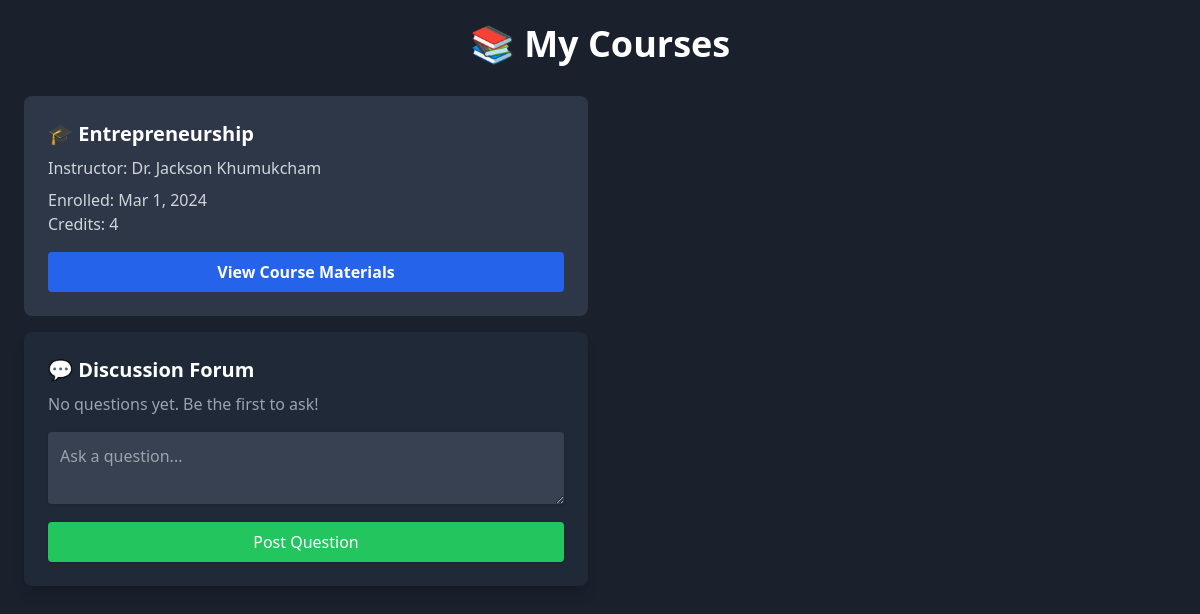
Page /dashboard/my_courses.php (signed in) on the earlier database version.
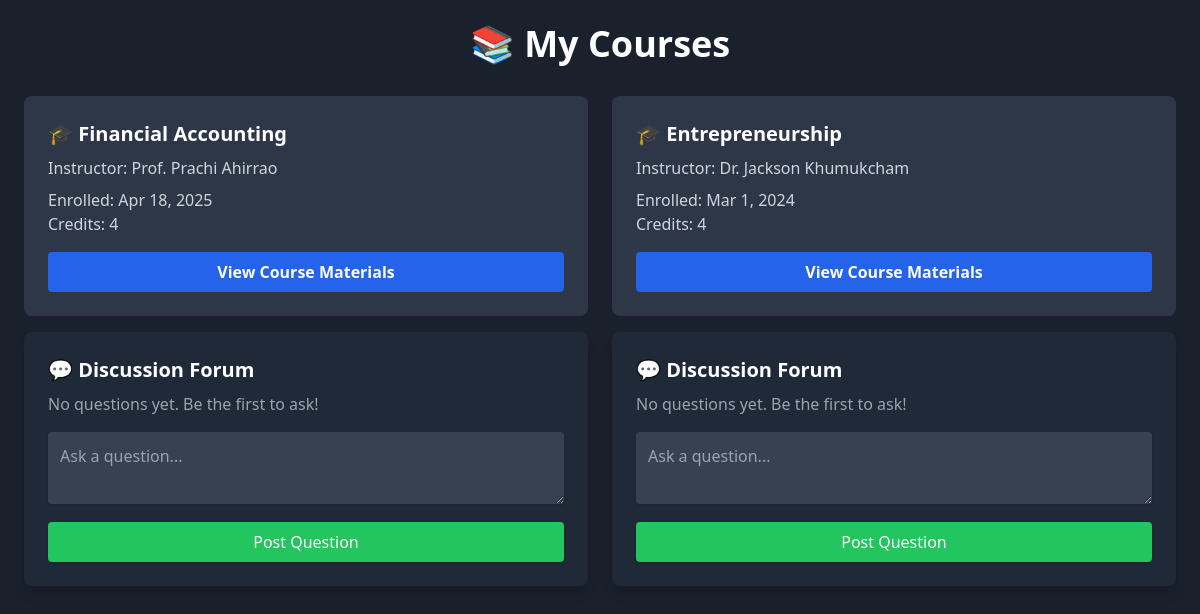
Same page on the later database version.
### tables this page shows
CREATE TABLE IF NOT EXISTS `enrollment` (
  `Entollment_Date` date DEFAULT NULL,
  `Status` tinyint(1) DEFAULT NULL,
  `Course_ID` varchar(20) DEFAULT NULL,
  `Student_ID` int DEFAULT NULL,
  KEY `Student_ID` (`Student_ID`),
  KEY `enrollment_ibfk_1` (`Course_ID`)
);

CREATE TABLE IF NOT EXISTS `elective_course` (
  `Course_ID` varchar(50) NOT NULL,
  `Elective_Name` varchar(100) DEFAULT NULL,
  `Credits` int DEFAULT NULL,
  `Department_ID` int DEFAULT NULL,
  `assigned_teacher` int DEFAULT NULL,
  PRIMARY KEY (`Course_ID`),
  KEY `Department_ID` (`Department_ID`),
  KEY `fk_assigned_teacher` (`assigned_teacher`)
);

CREATE TABLE IF NOT EXISTS `teacher` (
  `teacher_id` int NOT NULL,
  `teacher_Name` varchar(50) DEFAULT NULL,
  `Email` varchar(50) DEFAULT NULL,
  `Password_hash` varchar(100) NOT NULL DEFAULT 'Test@123',
  PRIMARY KEY (`teacher_id`)
);

### dashboard/my_courses.php (the view, shortened to what this page needs)
<?php
require '../db.php';
$stmt = $conn->prepare("
    SELECT
        ec.Course_ID,
        ec.Elective_Name,
        t.teacher_Name,
        e.Entollment_Date,
        ec.Credits
    FROM enrollment e
    JOIN elective_course ec ON e.Course_ID = ec.Course_ID
    LEFT JOIN course_professor cp ON ec.Course_ID = cp.Course_ID
    LEFT JOIN teacher t ON cp.Professor_ID = t.teacher_id
    WHERE e.Student_ID = ?
    ORDER BY e.Entollment_Date DESC
");
$stmt->bind_param("s", $_SESSION['loginUser']);
$stmt->execute();
$enrolledCourses = $stmt->get_result();
$questions = [];
if ($enrolledCourses->num_rows > 0) {
    while ($course = $enrolledCourses->fetch_assoc()) {
        $stmt = $conn->prepare("
            SELECT q.*, s.Name AS student_name
            FROM questions q
            JOIN student s ON q.student_id = s.Student_ID
            WHERE q.course_id = ?
            ORDER BY q.created_at DESC
        ");
        $stmt->bind_param("i", $course['Course_ID']);
        $stmt->execute();
        $questions[$course['Course_ID']] = $stmt->get_result()->fetch_all(MYSQLI_ASSOC);
    }
    $enrolledCourses->data_seek(0);
}
?>
<!DOCTYPE html>
<html lang="en">
<head>
    <script src="https://cdn.tailwindcss.com"></script>
</head>
<body class="p-6">
    <div class="container mx-auto max-w-6xl">
        <h2 class="text-4xl font-bold mb-8 text-center text-white">📚 My Courses</h2>
        <div class="grid grid-cols-1 md:grid-cols-2 gap-6">
            <?php if ($enrolledCourses->num_rows > 0): ?>
                <?php while($course = $enrolledCourses->fetch_assoc()): ?>
                    <div class="space-y-4">
                        <div class="card transform hover:scale-105 transition duration-300">
                            <h3 class="text-xl font-semibold mb-2">🎓 <?= htmlspecialchars($course['Elective_Name']) ?></h3>
                            <p class="text-gray-300">Instructor: <?= htmlspecialchars($course['teacher_Name'] ?? 'To be announced') ?></p>
                            <p class="text-gray-300 mt-2">Enrolled: <?= date('M j, Y', strtotime($course['Entollment_Date'])) ?></p>
                            <p class="text-gray-300">Credits: <?= $course['Credits'] ?></p>
                            <button class="mt-4 bg-blue-600 hover:bg-blue-700 text-white font-bold py-2 px-4 rounded w-full">
                                View Course Materials
                            </button>
                        </div>
                        <div class="mt-4 bg-gray-800 p-6 rounded-lg shadow-lg">
                            <h3 class="text-white text-xl font-semibold mb-2">💬 Discussion Forum</h3>
                            <?php if (!empty($questions[$course['Course_ID']])): ?>
                                <?php foreach ($questions[$course['Course_ID']] as $q): ?>
                                    <div class="mb-4 p-3 bg-gray-700 rounded">
                                        <p class="text-sm text-gray-300">
                                            <?= htmlspecialchars($q['student_name']) ?> asked on
                                            <?= date('M j, Y g:i a', strtotime($q['created_at'])) ?>
                                        </p>
                                        <p class="text-white mt-1"><?= htmlspecialchars($q['question']) ?></p>
                                    </div>
                                <?php endforeach; ?>
                            <?php else: ?>
                                <p class="text-gray-400">No questions yet. Be the first to ask!</p>
                            <?php endif; ?>
                            <form method="POST" class="mt-4">
                                <textarea name="question" placeholder="Ask a question..."
                                        class="w-full p-3 rounded border-gray-600 shadow bg-gray-700 text-white"
                                        required></textarea>
                                <button type="submit"
                                        class="mt-3 bg-green-500 hover:bg-green-600 text-white px-4 py-2 rounded shadow w-full">
                                    Post Question
                                </button>
                            </form>
                        </div>
                    </div>
                <?php endwhile; ?>
            <?php endif; ?>
        </div>
    </div>
</body>
</html>

### dashboard/my_courses.php (style rules this page uses)
body { background-color: #1a202c; }
.card { background: #2d3748; color: white; border-radius: 0.5rem; padding: 1.5rem; margin-bottom: 1rem; }

Differences in the rows shown:
added enrollment: elective_course.Elective_Name "Financial Accounting", teacher.teacher_Name "Prof. Prachi Ahirrao", Entollment_Date "Apr 18, 2025", elective_course.Credits "4"
